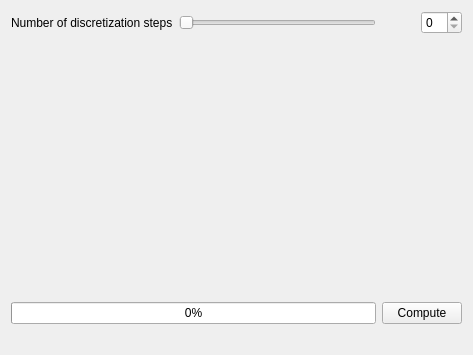
<ui version="4.0" >
 <class>RenewalModelerWidget</class>
 <widget class="QWidget" name="RenewalModelerWidget" >
  <property name="geometry" >
   <rect>
    <x>0</x>
    <y>0</y>
    <width>473</width>
    <height>355</height>
   </rect>
  </property>
  <property name="windowTitle" >
   <string>Form</string>
  </property>
  <layout class="QGridLayout" >
   <item row="0" column="0" >
    <widget class="QLabel" name="label" >
     <property name="text" >
      <string>Number of discretization steps</string>
     </property>
    </widget>
   </item>
   <item row="0" column="1" >
    <widget class="QSlider" name="sliderDSteps" >
     <property name="orientation" >
      <enum>Qt::Horizontal</enum>
     </property>
    </widget>
   </item>
   <item row="0" column="3" >
    <widget class="QSpinBox" name="numdstepsEdit" />
   </item>
   <item row="1" column="1" colspan="3" >
    <spacer>
     <property name="orientation" >
      <enum>Qt::Vertical</enum>
     </property>
     <property name="sizeHint" stdset="0" >
      <size>
       <width>231</width>
       <height>231</height>
      </size>
     </property>
    </spacer>
   </item>
   <item row="2" column="0" colspan="2" >
    <widget class="QProgressBar" name="progressBar" >
     <property name="value" >
      <number>0</number>
     </property>
     <property name="textVisible" >
      <bool>true</bool>
     </property>
     <property name="invertedAppearance" >
      <bool>false</bool>
     </property>
    </widget>
   </item>
   <item row="2" column="2" colspan="2" >
    <widget class="QPushButton" name="computeButton" >
     <property name="text" >
      <string>Compute</string>
     </property>
    </widget>
   </item>
   <item row="3" column="0" colspan="2" >
    <widget class="QLabel" name="progressLabel" >
     <property name="text" >
      <string/>
     </property>
    </widget>
   </item>
  </layout>
 </widget>
 <resources/>
 <connections>
  <connection>
   <sender>sliderDSteps</sender>
   <signal>valueChanged(int)</signal>
   <receiver>numdstepsEdit</receiver>
   <slot>setValue(int)</slot>
   <hints>
    <hint type="sourcelabel" >
     <x>254</x>
     <y>26</y>
    </hint>
    <hint type="destinationlabel" >
     <x>443</x>
     <y>35</y>
    </hint>
   </hints>
  </connection>
  <connection>
   <sender>numdstepsEdit</sender>
   <signal>valueChanged(int)</signal>
   <receiver>sliderDSteps</receiver>
   <slot>setValue(int)</slot>
   <hints>
    <hint type="sourcelabel" >
     <x>413</x>
     <y>19</y>
    </hint>
    <hint type="destinationlabel" >
     <x>301</x>
     <y>23</y>
    </hint>
   </hints>
  </connection>
 </connections>
</ui>
